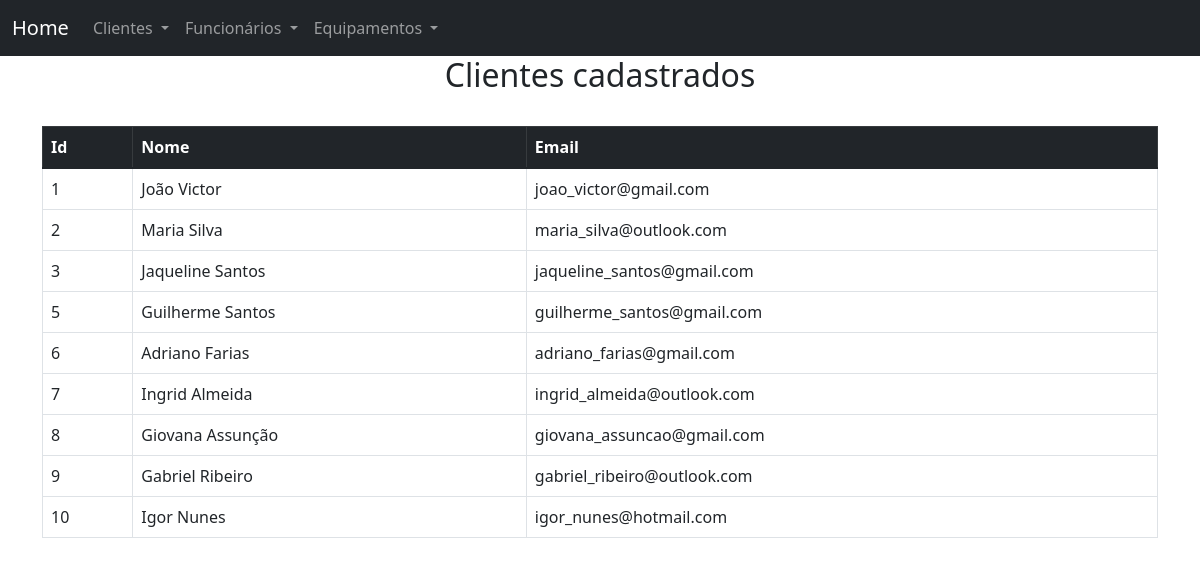
Before: /consultaclientes with the older database file.
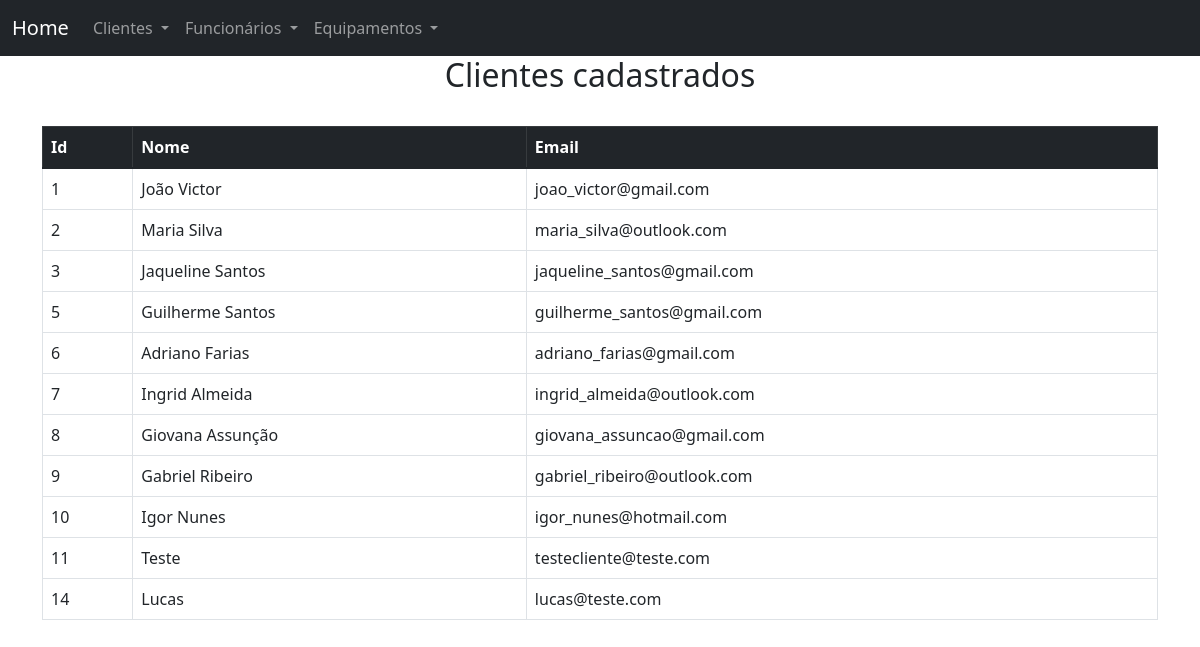
After: the same page with the newer database file.
### main.py (models this page shows, shortened)
class Clientes(db.Model):
    id_cliente = db.Column(db.Integer, primary_key=True)
    name = db.Column(db.String(80), nullable=False)
    email = db.Column(db.String(120), nullable=False)

### main.py (the view)
@app.route('/consultaclientes')
def consulta_clientes():
    clientes = Clientes.query.all()
    return render_template('consultaclientes.html', clientes=clientes)

### templates/consultaclientes.html
{% extends "base.html" %}
{% block conteudo %}
    <h2 style="text-align: center;">Clientes cadastrados</h2>
<br>
<table class="table table-bordered table-hover">
    <thead class="table-dark">
        <tr>
          <th scope="col">Id</th>
          <th scope="col">Nome</th>
          <th scope="col">Email</th>
        </tr>
    </thead>
    <tbody>
        {% for clientes in clientes %}
        <tr>
            <td>{{ clientes.id_cliente }}</td>
            <td>{{ clientes.name }}</td>
            <td>{{ clientes.email }}</td>
        </tr>
        {% endfor %}
    </tbody>
</table>
{% endblock conteudo %}

Changed rows visible on the page:
added Clientes: id_cliente "11", name "Teste", email "testecliente@teste.com"
added Clientes: id_cliente "14", name "Lucas", email "lucas@teste.com"
